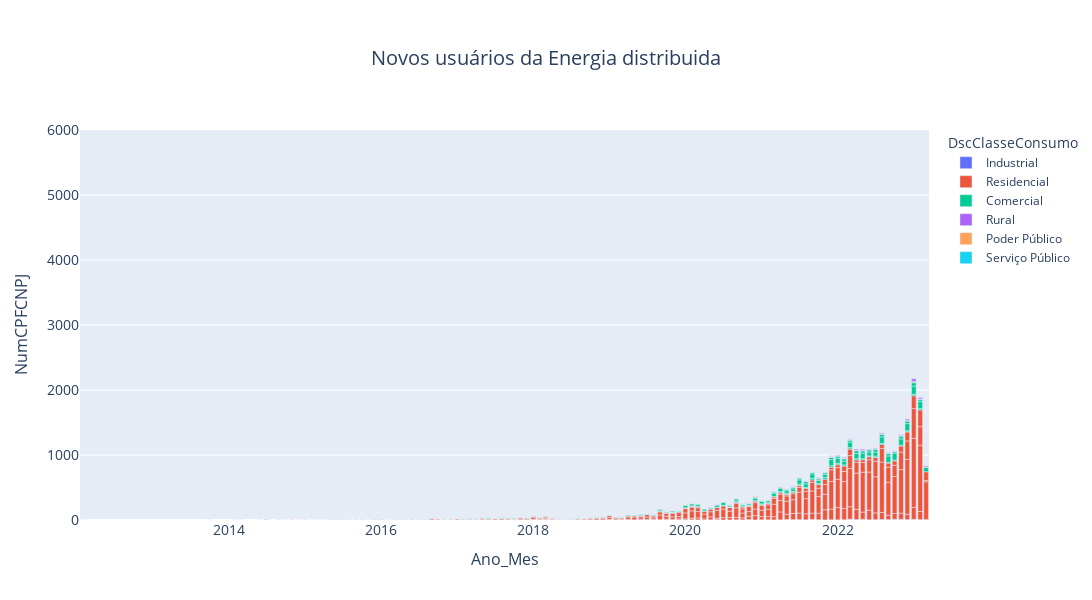

Source (notebook cell):
### Code cell
# O gráfico 1 mostra a evolução temporal do Total Mensal de Empreendimentos por Estado e por Classe de Consumo;

    # OBS1: estados com menos de 10 empreendimentos foram excluídos do gráfico;
    # OBS2: os dados de 2023 representam um corte até hoje


df['Mes'] = pd.DatetimeIndex(df['DthAtualizaCadastralEmpreend']).month
df['Ano'] = pd.DatetimeIndex(df['DthAtualizaCadastralEmpreend']).year
df['Ano_Mes'] = pd.to_datetime(df['DthAtualizaCadastralEmpreend']).dt.strftime('%Y-%m')

# exclui nulos
df_clean = df.dropna(subset=['NumCPFCNPJ']).copy()

# filtra SigUFs 
df_clean = df_clean[df_clean['SigUF'].isin(['BA', 'AL', 'AC', 'AM', 'AP'])]

# agrupa os dados
counts = df_clean.groupby(['Ano_Mes', 'SigUF', 'DscClasseConsumo']).agg({'NumCPFCNPJ': 'nunique'}).reset_index()

# Cria uma lista com as opções de SigUF para dropdown
sigufs = df_clean['SigUF'].unique()

# cria o gráfico de áreas empilhadas

fig_3 = px.bar(counts, x="Ano_Mes", y="NumCPFCNPJ", color="DscClasseConsumo", title="Novos usuários da rede distribuida")

# estilo do grafico
fig_3.update_layout(
    width=1200,
    height=600,
    xaxis_title='Ano_Mes',
    xaxis_title_font_size=16,
    xaxis_tickfont_size=14,
    yaxis_title='NumCPFCNPJ',
    yaxis_title_font_size=16,
    yaxis_tickfont_size=14,
    title='Novos usuários da Energia distribuida',
    title_font_size=20,
    title_x=.5,
    margin=dict(t=130)
)


fig_3.update_yaxes(range=[0, 6000])

### Figure 1 — Plotly figure (JSON) as saved in the notebook; plotly's stock layout.template omitted (floating-point values rounded to 4 significant figures; data arrays with more than 128 entries replaced by an {"elided": "..."} marker saying what was removed)
{"data": [{"alignmentgroup": "True", "hovertemplate": "DscClasseConsumo=Industrial<br>Ano_Mes=%{x}<br>NumCPFCNPJ=%{y}<extra></extra>", "legendgroup": "Industrial", "marker": {"color": "#636efa", "pattern": {"shape": ""}}, "name": "Industrial", "offsetgroup": "Industrial", "orientation": "v", "showlegend": true, "textposition": "auto", "type": "bar", "x": ["2012-02", "2014-09", "2016-05", "2016-07", "2016-11", "2016-12", "2017-01", "2017-10", "2018-01", "2018-02", "2018-03", "2018-05", "2018-06", "2018-08", "2018-10", "2018-10", "2018-11", "2019-01", "2019-02", "2019-03", "2019-04", "2019-07", "2019-08", "2019-09", "2019-10", "2019-10", "2019-11", "2019-12", "2020-01", "2020-01", "2020-02", "2020-03", "2020-03", "2020-04", "2020-05", "2020-05", "2020-06", "2020-06", "2020-06", "2020-08", "2020-09", "2020-10", "2020-10", "2020-11", "2020-11", "2020-11", "2020-12", "2021-01", "2021-02", "2021-02", "2021-03", "2021-04", "2021-04", "2021-05", "2021-05", "2021-05", "2021-06", "2021-06", "2021-06", "2021-07", "2021-07", "2021-08", "2021-08", "2021-09", "2021-09", "2021-09", "2021-10", "2021-10", "2021-11", "2021-12", "2021-12", "2021-12", "2022-01", "2022-01", "2022-02", "2022-02", "2022-03", "2022-03", "2022-03", "2022-04", "2022-04", "2022-05", "2022-05", "2022-06", "2022-06", "2022-07", "2022-07", "2022-08", "2022-08", "2022-09", "2022-09", "2022-10", "2022-10", "2022-11", "2022-11", "2022-11", "2022-12", "2022-12", "2022-12", "2023-01", "2023-01", "2023-01", "2023-02", "2023-02", "2023-02", "2023-03", "2023-03"], "xaxis": "x", "y": [1, 1, 1, 1, 1, 1, 1, 1, 1, 1, 3, 1, 1, 1, 1, 1, 1, 2, 1, 2, 1, 1, 1, 1, 1, 1, 1, 2, 1, 2, 3, 1, 1, 1, 1, 2, 1, 4, 1, 1, 3, 1, 1, 1, 3, 2, 1, 3, 2, 1, 1, 1, 2, 1, 4, 3, 1, 2, 2, 5, 1, 2, 1, 1, 5, 3, 1, 4, 1, 1, 2, 1, 1, 2, 3, 1, 1, 9, 4, 1, 6, 7, 3, 1, 2, 4, 1, 3, 5, 3, 3, 9, 3, 2, 7, 2, 1, 3, 2, 4, 5, 1, 1, 4, 1, 6, 1], "yaxis": "y"}, {"alignmentgroup": "True", "hovertemplate": "DscClasseConsumo=Residencial<br>Ano_Mes=%{x}<br>NumCPFCNPJ=%{y}<extra></extra>", "legendgroup": "Residencial", "marker": {"color": "#EF553B", "pattern": {"shape": ""}}, "name": "Residencial", "offsetgroup": "Residencial", "orientation": "v", "showlegend": true, "textposition": "auto", "type": "bar", "x": {"elided": "334 str values"}, "xaxis": "x", "y": {"elided": "334 int values"}, "yaxis": "y"}, {"alignmentgroup": "True", "hovertemplate": "DscClasseConsumo=Comercial<br>Ano_Mes=%{x}<br>NumCPFCNPJ=%{y}<extra></extra>", "legendgroup": "Comercial", "marker": {"color": "#00cc96", "pattern": {"shape": ""}}, "name": "Comercial", "offsetgroup": "Comercial", "orientation": "v", "showlegend": true, "textposition": "auto", "type": "bar", "x": {"elided": "280 str values"}, "xaxis": "x", "y": {"elided": "280 int values"}, "yaxis": "y"}, {"alignmentgroup": "True", "hovertemplate": "DscClasseConsumo=Rural<br>Ano_Mes=%{x}<br>NumCPFCNPJ=%{y}<extra></extra>", "legendgroup": "Rural", "marker": {"color": "#ab63fa", "pattern": {"shape": ""}}, "name": "Rural", "offsetgroup": "Rural", "orientation": "v", "showlegend": true, "textposition": "auto", "type": "bar", "x": {"elided": "129 str values"}, "xaxis": "x", "y": {"elided": "129 int values"}, "yaxis": "y"}, {"alignmentgroup": "True", "hovertemplate": "DscClasseConsumo=Poder Público<br>Ano_Mes=%{x}<br>NumCPFCNPJ=%{y}<extra></extra>", "legendgroup": "Poder Público", "marker": {"color": "#FFA15A", "pattern": {"shape": ""}}, "name": "Poder Público", "offsetgroup": "Poder Público", "orientation": "v", "showlegend": true, "textposition": "auto", "type": "bar", "x": ["2016-07", "2017-02", "2017-04", "2017-05", "2017-07", "2017-08", "2017-08", "2017-09", "2017-12", "2018-02", "2018-10", "2019-01", "2019-03", "2019-04", "2019-05", "2019-07", "2019-09", "2019-11", "2019-12", "2020-01", "2020-01", "2020-02", "2020-03", "2020-04", "2020-06", "2020-06", "2020-07", "2020-09", "2020-10", "2020-11", "2020-11", "2020-12", "2020-12", "2021-01", "2021-01", "2021-02", "2021-02", "2021-04", "2021-04", "2021-05", "2021-07", "2021-08", "2021-08", "2021-09", "2021-10", "2021-10", "2021-11", "2021-11", "2021-11", "2021-12", "2022-01", "2022-01", "2022-02", "2022-04", "2022-04", "2022-04", "2022-05", "2022-06", "2022-06", "2022-07", "2022-07", "2022-08", "2022-08", "2022-08", "2022-09", "2022-09", "2022-10", "2022-11", "2022-11", "2022-12", "2023-01", "2023-02", "2023-02", "2023-02"], "xaxis": "x", "y": [1, 1, 1, 1, 1, 1, 1, 1, 1, 1, 1, 1, 1, 1, 1, 1, 1, 1, 1, 2, 2, 1, 2, 2, 1, 1, 2, 2, 2, 2, 2, 9, 1, 4, 1, 2, 4, 2, 1, 1, 1, 3, 1, 2, 1, 3, 1, 2, 1, 1, 1, 1, 1, 1, 1, 1, 1, 1, 2, 2, 1, 1, 3, 1, 2, 1, 1, 1, 1, 3, 1, 3, 1, 1], "yaxis": "y"}, {"alignmentgroup": "True", "hovertemplate": "DscClasseConsumo=Serviço Público<br>Ano_Mes=%{x}<br>NumCPFCNPJ=%{y}<extra></extra>", "legendgroup": "Serviço Público", "marker": {"color": "#19d3f3", "pattern": {"shape": ""}}, "name": "Serviço Público", "offsetgroup": "Serviço Público", "orientation": "v", "showlegend": true, "textposition": "auto", "type": "bar", "x": ["2019-01", "2020-04", "2021-03", "2021-06"], "xaxis": "x", "y": [1, 1, 1, 1], "yaxis": "y"}], "layout": {"barmode": "relative", "height": 600, "legend": {"title": {"text": "DscClasseConsumo"}, "tracegroupgap": 0}, "margin": {"t": 130}, "title": {"font": {"size": 20}, "text": "Novos usuários da Energia distribuida", "x": 0.5}, "width": 1200, "xaxis": {"anchor": "y", "domain": [0, 1], "tickfont": {"size": 14}, "title": {"font": {"size": 16}, "text": "Ano_Mes"}}, "yaxis": {"anchor": "x", "domain": [0, 1], "range": [0, 6000], "tickfont": {"size": 14}, "title": {"font": {"size": 16}, "text": "NumCPFCNPJ"}}}}
